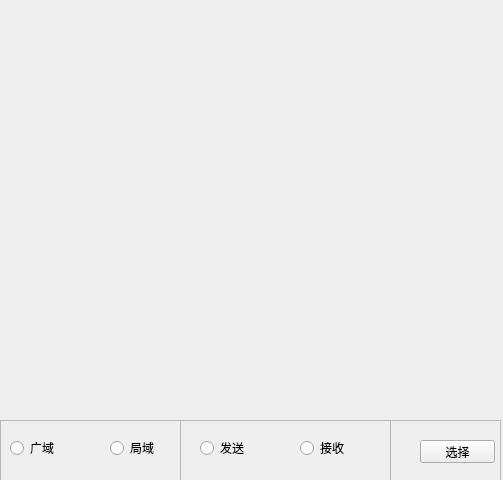
<?xml version="1.0" encoding="UTF-8"?>
<ui version="4.0">
 <class>MainWindow</class>
 <widget class="QMainWindow" name="MainWindow">
  <property name="geometry">
   <rect>
    <x>0</x>
    <y>0</y>
    <width>503</width>
    <height>480</height>
   </rect>
  </property>
  <property name="windowTitle">
   <string>MainWindow</string>
  </property>
  <widget class="QWidget" name="centralWidget">
   <widget class="QFrame" name="frame">
    <property name="geometry">
     <rect>
      <x>0</x>
      <y>420</y>
      <width>501</width>
      <height>61</height>
     </rect>
    </property>
    <property name="frameShape">
     <enum>QFrame::StyledPanel</enum>
    </property>
    <property name="frameShadow">
     <enum>QFrame::Raised</enum>
    </property>
    <widget class="QRadioButton" name="wanButton">
     <property name="geometry">
      <rect>
       <x>10</x>
       <y>20</y>
       <width>89</width>
       <height>16</height>
      </rect>
     </property>
     <property name="text">
      <string>广域</string>
     </property>
    </widget>
    <widget class="QRadioButton" name="localButton_2">
     <property name="geometry">
      <rect>
       <x>110</x>
       <y>20</y>
       <width>89</width>
       <height>16</height>
      </rect>
     </property>
     <property name="text">
      <string>局域</string>
     </property>
    </widget>
    <widget class="QFrame" name="frame_2">
     <property name="geometry">
      <rect>
       <x>180</x>
       <y>0</y>
       <width>211</width>
       <height>61</height>
      </rect>
     </property>
     <property name="frameShape">
      <enum>QFrame::StyledPanel</enum>
     </property>
     <property name="frameShadow">
      <enum>QFrame::Raised</enum>
     </property>
     <widget class="QRadioButton" name="sendButton_3">
      <property name="geometry">
       <rect>
        <x>20</x>
        <y>20</y>
        <width>89</width>
        <height>16</height>
       </rect>
      </property>
      <property name="text">
       <string>发送</string>
      </property>
     </widget>
     <widget class="QRadioButton" name="recvButton_4">
      <property name="geometry">
       <rect>
        <x>120</x>
        <y>20</y>
        <width>89</width>
        <height>16</height>
       </rect>
      </property>
      <property name="text">
       <string>接收</string>
      </property>
     </widget>
    </widget>
    <widget class="QPushButton" name="chooseButton">
     <property name="geometry">
      <rect>
       <x>420</x>
       <y>20</y>
       <width>75</width>
       <height>23</height>
      </rect>
     </property>
     <property name="text">
      <string>选择</string>
     </property>
    </widget>
   </widget>
  </widget>
 </widget>
 <layoutdefault spacing="6" margin="11"/>
 <resources/>
 <connections/>
</ui>
